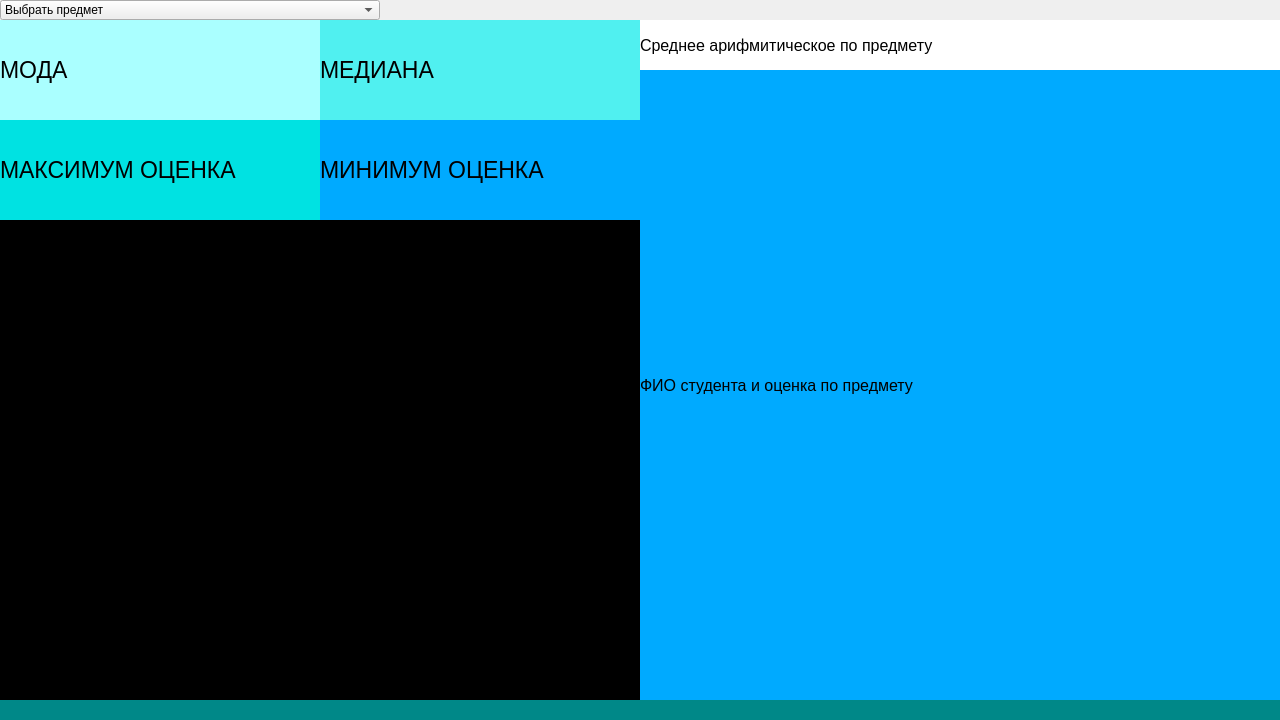
<?xml version="1.0" encoding="UTF-8"?>
<ui version="4.0">
 <class>DashBoard</class>
 <widget class="QMainWindow" name="DashBoard">
  <property name="geometry">
   <rect>
    <x>0</x>
    <y>0</y>
    <width>1280</width>
    <height>720</height>
   </rect>
  </property>
  <property name="sizePolicy">
   <sizepolicy hsizetype="Preferred" vsizetype="Preferred">
    <horstretch>0</horstretch>
    <verstretch>0</verstretch>
   </sizepolicy>
  </property>
  <property name="windowTitle">
   <string>MainWindow</string>
  </property>
  <widget class="QWidget" name="centralwidget">
   <widget class="QComboBox" name="comboBox">
    <property name="geometry">
     <rect>
      <x>0</x>
      <y>0</y>
      <width>380</width>
      <height>20</height>
     </rect>
    </property>
    <item>
     <property name="text">
      <string>Выбрать предмет</string>
     </property>
    </item>
    <item>
     <property name="text">
      <string>Все предметы</string>
     </property>
    </item>
    <item>
     <property name="text">
      <string>Математика</string>
     </property>
    </item>
    <item>
     <property name="text">
      <string>Инфокоммуникационные системы и сети</string>
     </property>
    </item>
    <item>
     <property name="text">
      <string>Социология</string>
     </property>
    </item>
    <item>
     <property name="text">
      <string>Инженерная геометрия и компьютерная графика</string>
     </property>
    </item>
    <item>
     <property name="text">
      <string>Языки программирования и методы трансляции</string>
     </property>
    </item>
   </widget>
   <widget class="QLabel" name="labelModa">
    <property name="geometry">
     <rect>
      <x>0</x>
      <y>20</y>
      <width>320</width>
      <height>100</height>
     </rect>
    </property>
    <property name="font">
     <font>
      <family>MS Sans Serif</family>
      <pointsize>17</pointsize>
     </font>
    </property>
    <property name="styleSheet">
     <string notr="true">background-color: rgb(170, 255, 255);</string>
    </property>
    <property name="text">
     <string>МОДА</string>
    </property>
   </widget>
   <widget class="QLabel" name="labelMiddle">
    <property name="geometry">
     <rect>
      <x>320</x>
      <y>20</y>
      <width>320</width>
      <height>100</height>
     </rect>
    </property>
    <property name="font">
     <font>
      <family>MS Sans Serif</family>
      <pointsize>17</pointsize>
     </font>
    </property>
    <property name="styleSheet">
     <string notr="true">background-color: rgb(80, 240, 240);</string>
    </property>
    <property name="text">
     <string>МЕДИАНА</string>
    </property>
   </widget>
   <widget class="QLabel" name="labelMax">
    <property name="geometry">
     <rect>
      <x>0</x>
      <y>120</y>
      <width>320</width>
      <height>100</height>
     </rect>
    </property>
    <property name="font">
     <font>
      <family>MS Sans Serif</family>
      <pointsize>17</pointsize>
     </font>
    </property>
    <property name="styleSheet">
     <string notr="true">background-color: rgb(0, 226, 226);</string>
    </property>
    <property name="text">
     <string>МАКСИМУМ ОЦЕНКА</string>
    </property>
   </widget>
   <widget class="QLabel" name="labelGraphics">
    <property name="geometry">
     <rect>
      <x>0</x>
      <y>220</y>
      <width>640</width>
      <height>480</height>
     </rect>
    </property>
    <property name="styleSheet">
     <string notr="true">background-color: rgb(0, 0, 0);</string>
    </property>
    <property name="text">
     <string/>
    </property>
   </widget>
   <widget class="QLabel" name="labelLISTsubject">
    <property name="geometry">
     <rect>
      <x>640</x>
      <y>70</y>
      <width>640</width>
      <height>630</height>
     </rect>
    </property>
    <property name="font">
     <font>
      <pointsize>12</pointsize>
     </font>
    </property>
    <property name="styleSheet">
     <string notr="true">background-color: rgb(0, 170, 255);</string>
    </property>
    <property name="text">
     <string>ФИО студента и оценка по предмету</string>
    </property>
   </widget>
   <widget class="QLabel" name="labelAVGsubject">
    <property name="geometry">
     <rect>
      <x>640</x>
      <y>20</y>
      <width>640</width>
      <height>50</height>
     </rect>
    </property>
    <property name="font">
     <font>
      <pointsize>12</pointsize>
     </font>
    </property>
    <property name="styleSheet">
     <string notr="true">background-color: rgb(255, 255, 255);</string>
    </property>
    <property name="text">
     <string>Среднее арифмитическое по предмету</string>
    </property>
   </widget>
   <widget class="QLabel" name="labelMin">
    <property name="geometry">
     <rect>
      <x>320</x>
      <y>120</y>
      <width>320</width>
      <height>100</height>
     </rect>
    </property>
    <property name="font">
     <font>
      <family>MS Sans Serif</family>
      <pointsize>17</pointsize>
     </font>
    </property>
    <property name="styleSheet">
     <string notr="true">background-color: rgb(0, 170, 255);</string>
    </property>
    <property name="text">
     <string>МИНИМУМ ОЦЕНКА</string>
    </property>
   </widget>
   <widget class="QLabel" name="Filler">
    <property name="geometry">
     <rect>
      <x>0</x>
      <y>700</y>
      <width>1280</width>
      <height>31</height>
     </rect>
    </property>
    <property name="styleSheet">
     <string notr="true">background-color: rgb(0, 136, 136);</string>
    </property>
    <property name="text">
     <string/>
    </property>
   </widget>
  </widget>
 </widget>
 <resources/>
 <connections/>
</ui>
